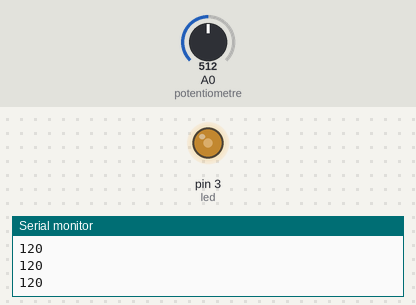
Simulated run of this sketch. Board: Arduino Uno, built with avr-gcc and run on an emulated ATmega328P. Shown: output pins drawn as LEDs (lit = HIGH), the last lines printed to the serial monitor. The test bench sets the inputs (shaded band); at power-on: A0 (potentiometre) = 512.

Above: at 1.2 s.
1.3 s: A0 (potentiometre) set to 716
At 2.0 s:
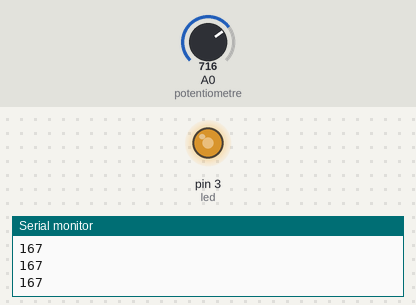
2.8 s: A0 (potentiometre) set to 900
At 3.3 s:
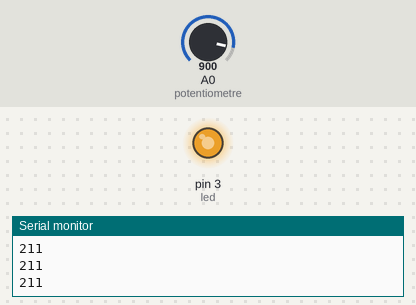
4.3 s: A0 (potentiometre) set to 122
At 5.5 s:
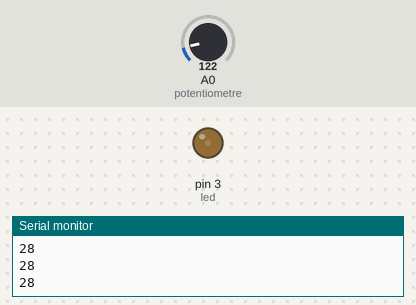
5.8 s: A0 (potentiometre) set to 0
At 6.6 s:
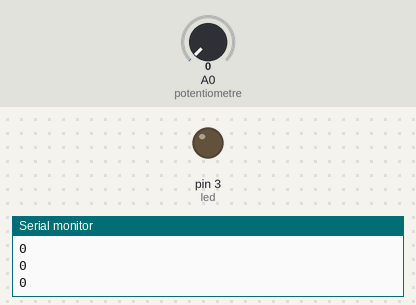
Timing chart, 0 to 8.3 s (numbered marks = the images above; inputs shaded):
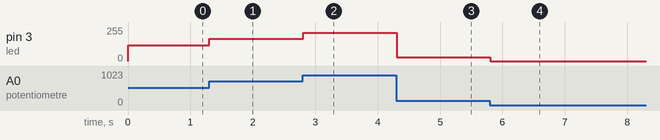

Measured:
- after the input at 1.3 s, pin 3 (led): 120/255 → 167/255 at once
- after the input at 2.8 s, pin 3 (led): 167/255 → 211/255 at once
- after the input at 4.3 s, pin 3 (led): 211/255 → 28/255 at once
- after the input at 5.8 s, pin 3 (led): 28/255 → 0/255 at once

The sketch:

analogWrite_pour_led.ino
```cpp
int potentiometre = A0;
int led = 3;
int valeurLue;
void setup() {
  pinMode(led, OUTPUT);
  Serial.begin(9600);

}

void loop() {
  valeurLue = analogRead(potentiometre);
  valeurLue = map(valeurLue, 0, 1023, 0, 240);
  Serial.println(valeurLue);
  analogWrite(led, valeurLue);


}
```
